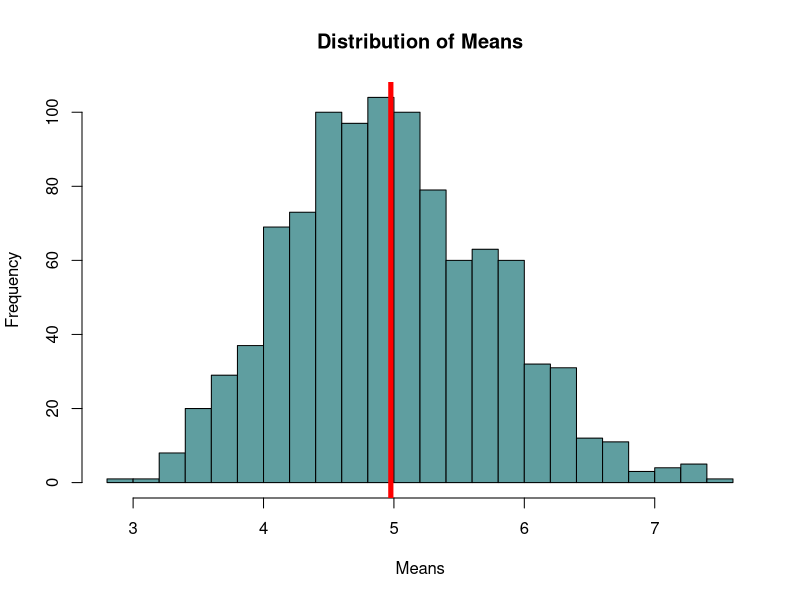
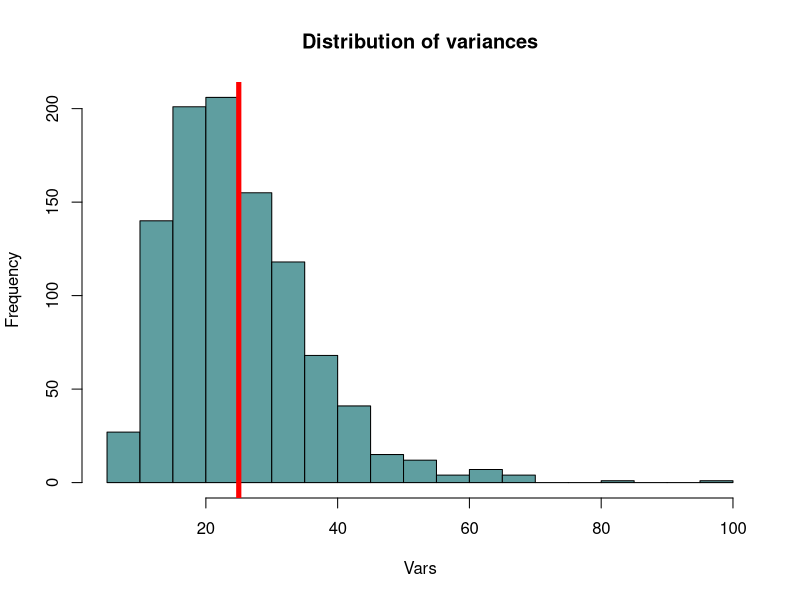
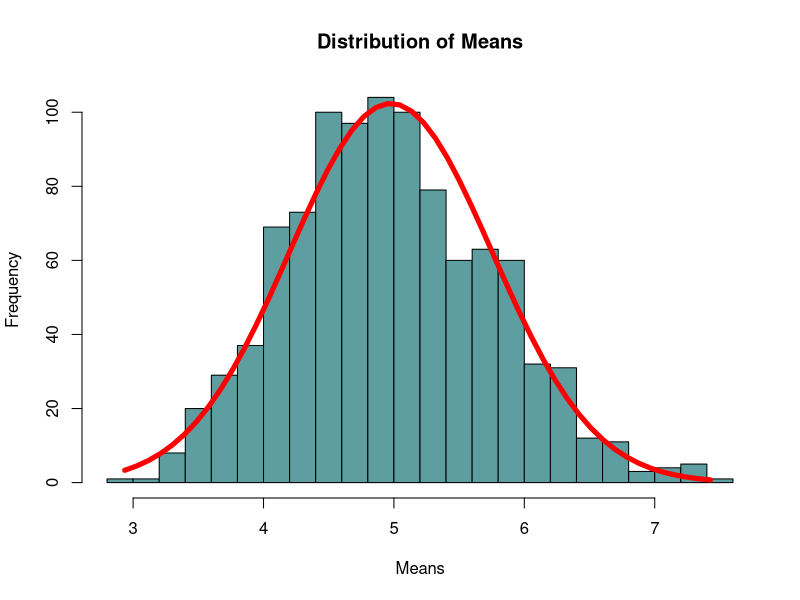

Reproduce these figures in R, in order.
## ---- chunk 1
knitr::opts_chunk$set(echo = TRUE)
## ---- chunk 2
rate = 0.2
mns <- NULL
for (i in 1:1000) {mns <- c(mns, mean(rexp(40, rate = rate)))}
vars <- NULL
for (i in 1:1000) {vars <- c(vars, var(rexp(40, rate = rate)))}
## ---- chunk 3
h1 <- hist(mns, breaks = 25, col = "cadetblue", main = "Distribution of Means", xlab = "Means")
abline(v = mean(mns), col = "red", lwd = 5)
## ---- chunk 4
sim_center <- mean(mns)
theo_center <- 1/0.2
## ---- chunk 5
h2 <- hist(vars, breaks = 25, col = "cadetblue", main = "Distribution of variances", xlab = "Vars")
abline(v = mean(vars), col = "red", lwd = 5)
## ---- chunk 6
sim_var <- mean(vars)
theo_var <- (1/rate)^2
## ---- chunk 7
h3 <- hist(mns, breaks = 25, col = "cadetblue", main = "Distribution of Means", xlab = "Means")
xfit<-seq(min(mns), max(mns),length = 50)
yfit<-dnorm(xfit, mean = mean(mns), sd = sd(mns))
yfit <- yfit*diff(h3$mids[1:2])*length(mns)
lines(xfit, yfit, col="red", lwd=5)
